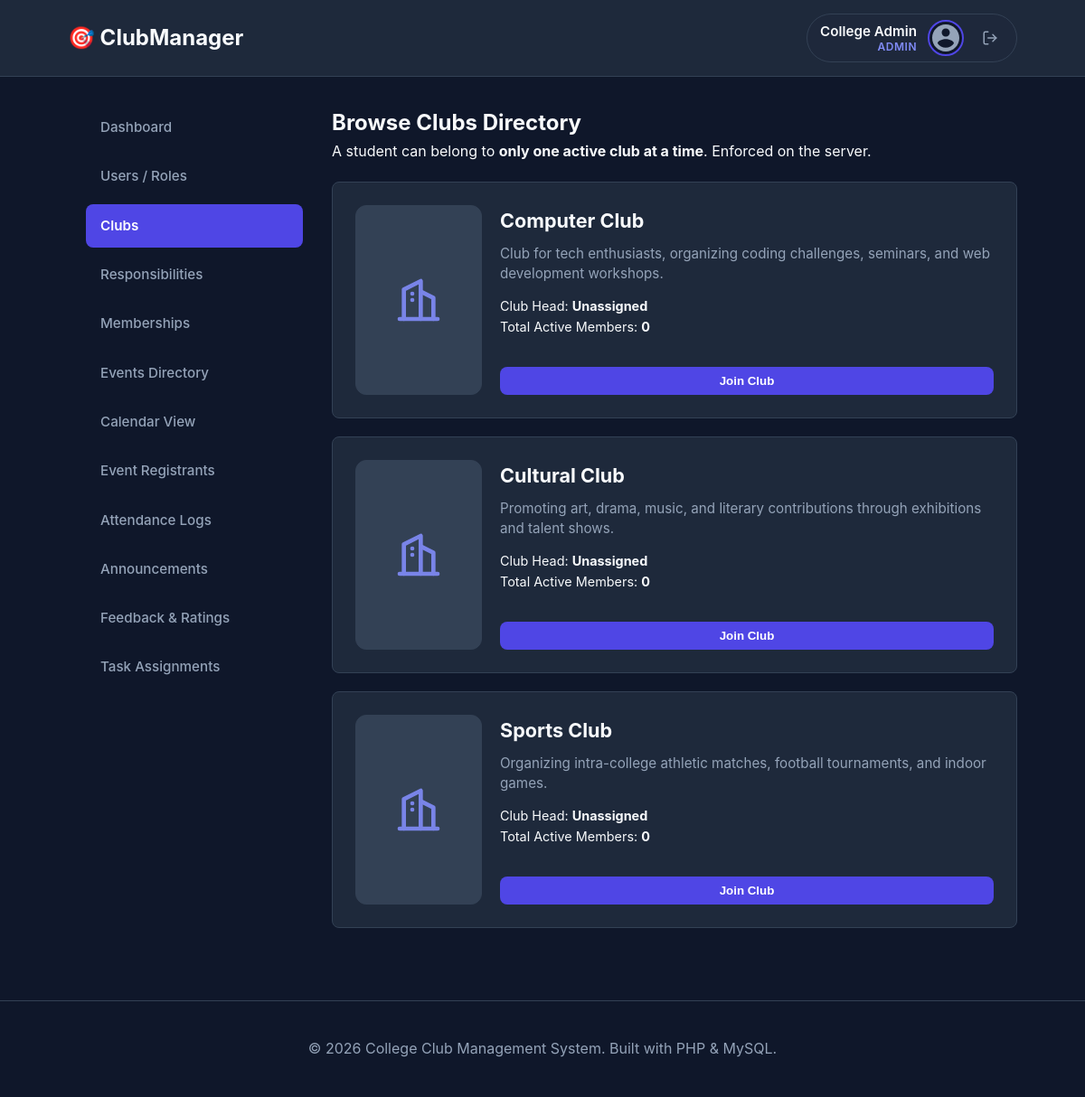
The app's page /student/clubs.php (signed in) with its own data.
### tables this page shows
CREATE TABLE `clubs` (
  `id` INT AUTO_INCREMENT PRIMARY KEY,
  `name` VARCHAR(100) NOT NULL UNIQUE,
  `description` TEXT,
  `club_head_id` INT DEFAULT NULL,
  `logo` VARCHAR(255) DEFAULT NULL,
  `email_subject` VARCHAR(255) DEFAULT NULL,
  `email_body` TEXT DEFAULT NULL,
  `created_at` TIMESTAMP DEFAULT CURRENT_TIMESTAMP,
  `updated_at` TIMESTAMP DEFAULT CURRENT_TIMESTAMP ON UPDATE CURRENT_TIMESTAMP,
  FOREIGN KEY (`club_head_id`) REFERENCES `users` (`id`) ON DELETE SET NULL
);

### includes/auth.php (called while the page is built, shortened)
<?php
function getActiveMembership($pdo, $user_id) {
    $stmt = $pdo->prepare("SELECT m.*, c.name AS club_name, r.name AS responsibility_name
                           FROM memberships m
                           JOIN clubs c ON m.club_id = c.id
                           LEFT JOIN responsibilities r ON m.responsibility_id = r.id
                           WHERE m.user_id = ? AND m.status = 'active' LIMIT 1");
    $stmt->execute([$user_id]);
    return $stmt->fetch();
}
?>

### student/clubs.php (the view, shortened to what this page needs)
<?php
require_once '../config/database.php';
require_once '../includes/auth.php';
require_once '../includes/functions.php';
$userId = $_SESSION['user_id'];
try {
    $membership = getActiveMembership($pdo, $userId);
    $stmtPendingReq = $pdo->prepare("SELECT m.*, c.name AS club_name FROM memberships m JOIN clubs c ON m.club_id = c.id WHERE m.user_id = ? AND m.status = 'pending' LIMIT 1");
    $stmtPendingReq->execute([$userId]);
    $pendingMembership = $stmtPendingReq->fetch();
    $stmt = $pdo->query("SELECT c.*, u.full_name AS head_name,
                           (SELECT COUNT(*) FROM memberships m WHERE m.club_id = c.id AND m.status = 'active') AS member_count
                           FROM clubs c
                           LEFT JOIN users u ON c.club_head_id = u.id
                           ORDER BY c.name ASC");
    $clubs = $stmt->fetchAll();
} catch (PDOException $e) {
    die("Database Error: " . htmlspecialchars($e->getMessage()));
}
?>
<?php require_once '../includes/header.php'; ?>
<?php require_once '../includes/navbar.php'; ?>
<div class="container dashboard-container">
    <?php require_once '../includes/sidebar.php'; ?>
    <main class="main-content">
        <h2>Browse Clubs Directory</h2>
        <p class="text-muted">A student can belong to <strong>only one active club at a time</strong>. Enforced on the server.</p>
        <div class="card-grid" style="grid-template-columns: repeat(auto-fill, minmax(450px, 1fr));">
            <?php foreach ($clubs as $club): ?>
                <div class="card" style="display: flex; flex-direction: row; gap: 20px; align-items: stretch;">
                    <div style="flex-shrink: 0; display: flex; align-items: stretch;">
                        <?php echo renderClubLogo($club['logo'] ?? null, $club['name'], [140, 210]); ?>
                    </div>
                    <div style="flex: 1; display: flex; flex-direction: column; justify-content: space-between;">
                        <div>
                            <h3 style="margin-top: 0; margin-bottom: 8px; font-size: 1.35rem; font-weight: 700;"><?php echo escape($club['name']); ?></h3>
                            <p style="margin-bottom: 12px; color: var(--text-muted); font-size: 0.95rem; line-height: 1.5;"><?php echo escape($club['description']); ?></p>
                            <div style="font-size: 0.9rem; margin-bottom: 15px;">
                                <div><span class="text-muted">Club Head:</span> <strong><?php echo $club['head_name'] ? escape($club['head_name']) : 'Unassigned'; ?></strong></div>
                                <div><span class="text-muted">Total Active Members:</span> <strong><?php echo $club['member_count']; ?></strong></div>
                            </div>
                        </div>
                        <div style="margin-top: auto;">
                            <?php if ($membership && intval($membership['club_id']) === intval($club['id'])): ?>
                                <span class="status-badge status-active" style="display: block; text-align: center; padding: 8px;">✓ Your Active Club</span>
                            <?php elseif ($pendingMembership && intval($pendingMembership['club_id']) === intval($club['id'])): ?>
                                <span class="status-badge status-pending" style="display: block; text-align: center; padding: 8px; background: #f39c12; color: #fff;">⏳ Request Pending</span>
                            <?php elseif ($pendingMembership): ?>
                                <button class="btn btn-secondary" style="width: 100%; cursor: not-allowed;" disabled title="You have a pending request">Request Pending</button>
                            <?php else: ?>
                                <form action="join-club.php" method="POST">
                                    <button type="submit" class="btn btn-primary" style="width: 100%;">Join Club</button>
                                </form>
                            <?php endif; ?>
                        </div>
                    </div>
                </div>
            <?php endforeach; ?>
        </div>
    </main>
</div>
<?php require_once '../includes/footer.php'; ?>

### includes/functions.php (shortened to what this page needs)
<?php
function escape($value) {
    return htmlspecialchars($value ?? '', ENT_QUOTES, 'UTF-8');
}
function renderClubLogo($logoFilename, $clubName, $size = 60, $extraClass = '') {
    $svgW = 30;
    $svgH = 30;
    if (is_array($size)) {
        $w = $size[0];
        $h = $size[1] ?? $size[0];
        $sizeStyle = "width: {$w}px; height: {$h}px;";
        $svgW = round($w * 0.4);
        $svgH = round($h * 0.4);
    } elseif (is_numeric($size)) {
        $sizeStyle = "width: {$size}px; height: {$size}px;";
        $svgW = round($size * 0.5);
        $svgH = round($size * 0.5);
    } else {
        $sizeStyle = $size;
    }
    $src = null;
    $fontSize = '1.2rem';
    return sprintf(
        '<div class="club-logo-placeholder %s" style="%s border-radius: 12px; background: var(--border-color, #334155); color: #818cf8; display: inline-flex; align-items: center; justify-content: center; font-size: %s; font-weight: 700; flex-shrink: 0; border: 1px solid var(--border-color);"><svg width="%d" height="%d" viewBox="0 0 24 24" fill="none" stroke="currentColor" stroke-width="2" stroke-linecap="round" stroke-linejoin="round" aria-hidden="true" style="opacity: 0.9;"><path d="M3 21h18"></path><path d="M5 21V7l8-4v18"></path><path d="M19 21V11l-6-3"></path><path d="M9 9l0 .01"></path><path d="M9 12l0 .01"></path></svg></div>',
        escape($extraClass),
        $sizeStyle,
        $fontSize,
        $svgW,
        $svgH
    );
}
function getUnreadAnnouncementsCount($pdo, $userId) {
    try {
        require_once __DIR__ . '/auth.php';
        $userRole = $_SESSION['user_role'] ?? 'student';
        if ($userRole === 'admin') {
            $stmt = $pdo->prepare("SELECT COUNT(*)
                                   FROM announcements a
                                   LEFT JOIN announcement_reads ar ON a.id = ar.announcement_id AND ar.user_id = ?
                                   WHERE ar.announcement_id IS NULL");
            $stmt->execute([$userId]);
        }
        return intval($stmt->fetchColumn());
    } catch (Exception $e) {
        return 0;
    }
}
?>

### assets/css/style.css (style rules this page uses)
:root { --primary-color: #4f46e5; --primary-hover: #4338ca; --bg-dark: #0f172a; --bg-card: #1e293b; --text-main: #f8fafc; --text-muted: #94a3b8; --border-color: #334155; --success: #10b981; --danger: #ef4444; --warning: #f59e0b; --info: #06b6d4; --radius: 8px; --transition: all 0.3s ease; }
* { margin: 0; padding: 0; box-sizing: border-box; }
body { font-family: -apple-system, BlinkMacSystemFont, "Segoe UI", Roboto, Oxygen, Ubuntu, Cantarell, "Open Sans", sans-serif; background-color: var(--bg-dark); color: var(--text-main); line-height: 1.6; }
.container { width: 90%; max-width: 1200px; margin: 0 auto; padding: 0 15px; }
.btn { display: inline-block; padding: 8px 16px; border-radius: var(--radius); text-decoration: none; font-weight: 600; cursor: pointer; transition: var(--transition); border: none; }
.btn-primary { background-color: var(--primary-color); color: white !important; }
.dashboard-container { display: flex; gap: 32px; margin-top: 32px; min-height: 70vh; }
.main-content { flex-grow: 1; min-width: 0; }
.card-grid { display: grid; grid-template-columns: repeat(auto-fill, minmax(300px, 1fr)); gap: 20px; margin-top: 20px; }
.card { background-color: var(--bg-card); border: 1px solid var(--border-color); border-radius: var(--radius); padding: 25px; display: flex; flex-direction: column; justify-content: space-between; }
.card h3 { margin-bottom: 10px; }
.card p { color: var(--text-muted); margin-bottom: 20px; flex-grow: 1; }

### records on screen
clubs: name "Computer Club", description "Club for tech enthusiasts, organizing coding challenges, seminars, and web development workshops.", member_count "0"
clubs: name "Cultural Club", description "Promoting art, drama, music, and literary contributions through exhibitions and talent shows.", member_count "0"
clubs: name "Sports Club", description "Organizing intra-college athletic matches, football tournaments, and indoor games.", member_count "0"

### other values on screen
$fullName "College Admin"
$roleLabel "ADMIN"
$item['label'] "Dashboard"
$item['label'] "Users / Roles"
$item['label'] "Clubs"
$item['label'] "Responsibilities"
$item['label'] "Memberships"
$item['label'] "Events Directory"
$item['label'] "Calendar View"
$item['label'] "Event Registrants"
$item['label'] "Attendance Logs"
$item['label'] "Announcements"
$item['label'] "Feedback & Ratings"
$item['label'] "Task Assignments"
